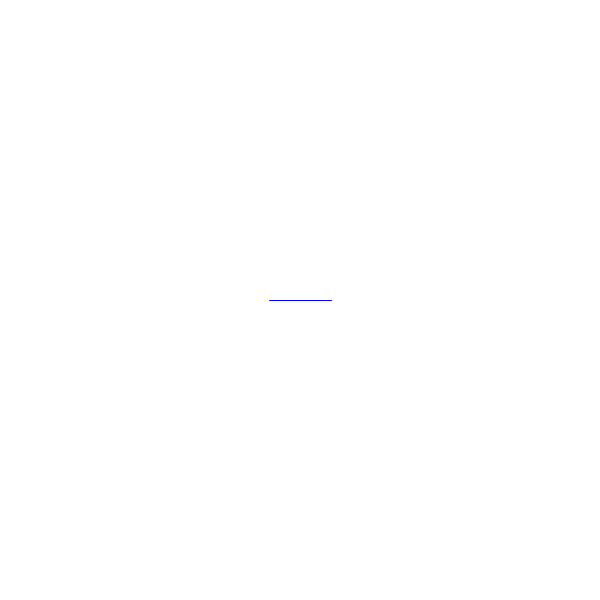
Frame 1 (no input)
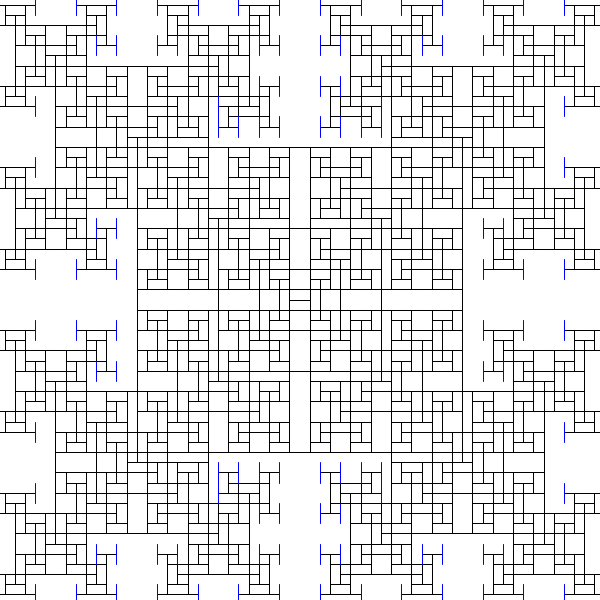
Frame 60 (the mouse pressed at the canvas centre just before this capture)
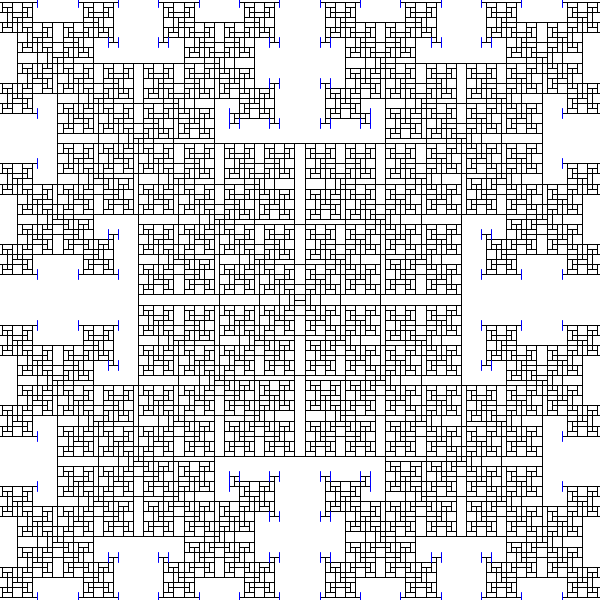
Frame 120 (the mouse held since frame 60 and released just before this capture)

The Processing sketch that drew these frames (run headless with seeded random() and noise(); from frame 60 on, the mouse is pressed at the canvas centre):

// Processing sketch: p126_toothpicks
// ── p126_toothpicks.pde
/*

https://en.wikipedia.org/wiki/Toothpick_sequence

*/

ArrayList<Toothpick> picks;

float minX;
float maxX;

void setup() {
  size(600, 600);
  reset();
}

void reset() {
  minX = -width / 2;
  maxX = width / 2;
  picks = new ArrayList<Toothpick>();
  picks.add(new Toothpick(0, 0, 1));
}

void draw() {
  background(255);
  translate(width / 2, height / 2);

  var factor = float(width) / (maxX - minX);
  scale(factor);
  for (var t : picks) {
    t.show(factor);
    minX = min(t.ax, minX);
    maxX = max(t.ax, maxX);
  }

  var next = new ArrayList<Toothpick>();
  for (var t : picks) {
    if (t.newPick) {
      var nextA = t.createA(picks);
      var nextB = t.createB(picks);
      if (nextA != null) {
        next.add(nextA);
      }
      if (nextB != null) {
        next.add(nextB);
      }
      t.newPick = false;
    }
  }
  picks.addAll(next);

  if (frameCount > 200) {
    noLoop(); 
  }
}

class Toothpick {
  final int len = 63;

  float ax, ay;
  float bx, by;
  int dir;
  boolean newPick;
  
  Toothpick(float x, float y, int d) {
    newPick = true;
    dir = d;
    if (dir == 1) {
      ax = x - len / 2;
      bx = x + len / 2;
      ay = y;
      by = y;
    } else {
      ax = x;
      bx = x;
      ay = y - len / 2;
      by = y + len / 2;
    }
  }
  
  boolean intersects(float x, float y) {
    return ((ax == x && ay == y) || (bx == x && by == y));
  }

  Toothpick createA(ArrayList<Toothpick> others) {
    for (var other : others) {
      if (other != this && other.intersects(ax, ay)) {
        return null;
      }
    }
    return new Toothpick(ax, ay, -dir);
  }

  Toothpick createB(ArrayList<Toothpick> others) {
    for (var other : others) {
      if (other != this && other.intersects(bx, by)) {
        return null;
      }
    }
    return new Toothpick(bx, by, -dir);
  }

  void show(float factor) {
    stroke(0);
    if (newPick) {
      stroke(0, 0, 255);
    }
    strokeWeight(1 / factor);
    line(ax, ay, bx, by);
  }
}
